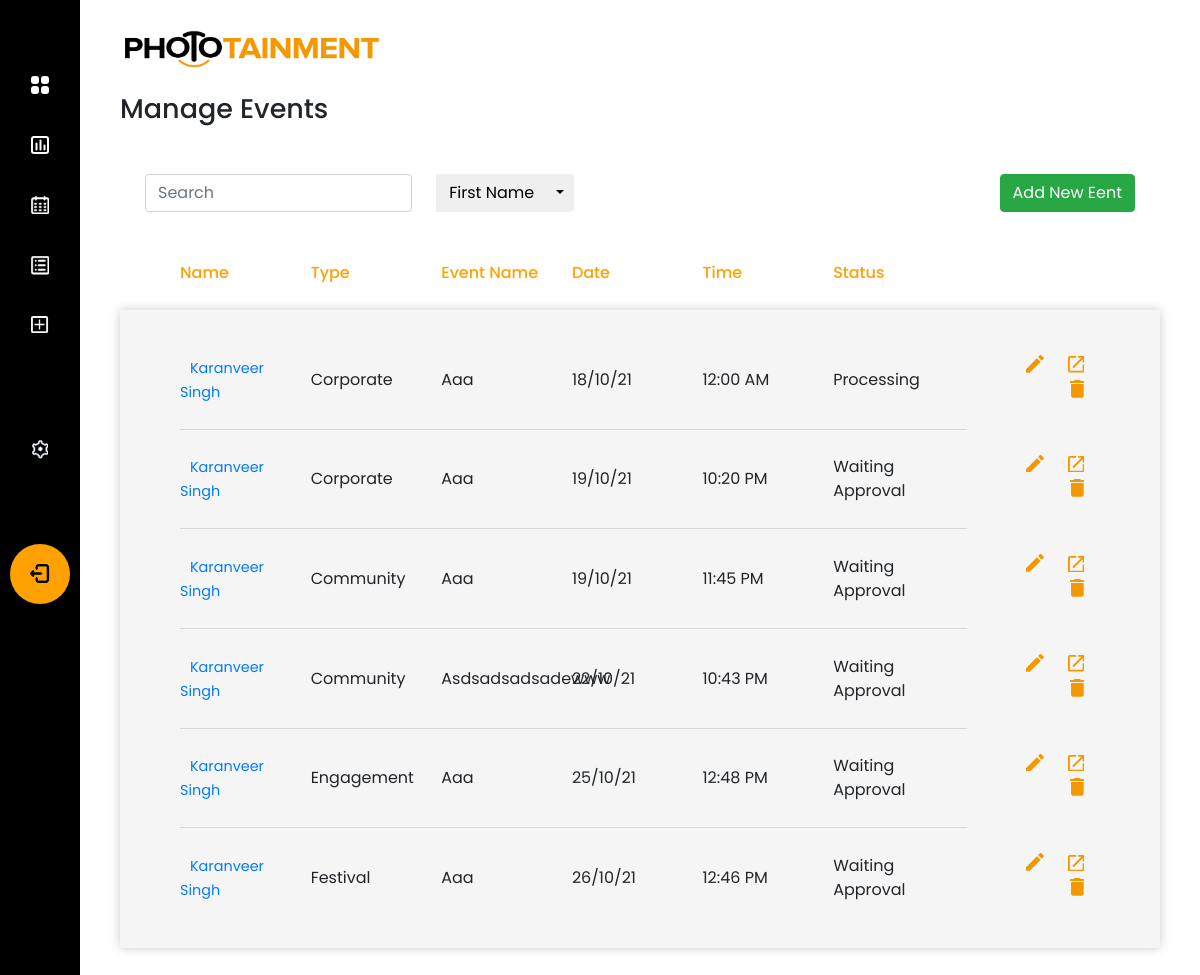
Page /phototainment/search (signed in) on the committed database.
### app/models.py (models this page shows)
class Event(db.Model):
    __tablename__ = "event_booking"
    booking_id = db.Column(db.Integer, primary_key=True)
    event_name = db.Column(db.String(50), nullable=True)
    lead_date = db.Column(db.DateTime, nullable=False)
    event_date = db.Column(db.DateTime, nullable=False)
    duration = db.Column(db.Text, nullable=False)
    start_time = db.Column(db.Time, nullable=False)
    additional_information = db.Column(db.String(200), nullable=True)
    comment = relationship("Comment", back_populates="booking")
    phone_id = db.Column(db.Integer, db.ForeignKey("phone_details.phone_id"), nullable=True)
    contacts = relationship("AdditionalContact", back_populates="booking")
    referee_id = db.Column(db.Integer, db.ForeignKey("referred_by.referee_id"), nullable=True)
    referred_by = relationship("ReferralContact", back_populates="booking")
    venue_id = db.Column(db.Integer, db.ForeignKey("event_venue.venue_id"), nullable=True)
    venue = relationship("EventVenue", back_populates="booking")
    user_id = db.Column(db.Integer, db.ForeignKey("user.id"), nullable=False)
    user = relationship("User", back_populates="events")
    type_id = db.Column(db.Integer, db.ForeignKey("event_type.type_id"), nullable=False)
    type = relationship("EventType", back_populates="events")
    status_id = db.Column(db.Integer, db.ForeignKey("event_status.status_id"), nullable=False)
    status = relationship("EventStatus", back_populates="events")
    client_id = db.Column(db.Integer, db.ForeignKey("client.client_id"), nullable=False)
    client = relationship("Client", back_populates="events")

class Client(db.Model):
    __tablename__ = "client"
    client_id = db.Column(db.Integer, primary_key=True)
    client_first_name = db.Column(db.String(50), nullable=False)
    client_last_name = db.Column(db.String(50), nullable=False)
    client_email = db.Column(db.String(50), nullable=False)
    company_name = db.Column(db.String(50), nullable=False)
    primary_contact = db.Column(db.String(10), nullable=False)
    events = relationship("Event", back_populates="client")

class EventType(db.Model):
    __tablename__ = "event_type"
    type_id = db.Column(db.Integer, primary_key=True)
    event_type = db.Column(db.String(50), unique=True, nullable=False)
    events = relationship("Event", back_populates="type")

class EventStatus(db.Model):
    __tablename__ = "event_status"
    status_id = db.Column(db.Integer, primary_key=True)
    status = db.Column(db.String(50), unique=True, nullable=False)
    events = relationship("Event", back_populates="status")

### app/phototainment/views.py (the view, shortened to what this page needs)
@custom_bp.route('/search', methods=["GET", "POST"])
@login_required
@employee
def search_event():
    form = SearchForm()
    search_for = form.search.data
    events = db.session.query(Event, Client.client_first_name, Client.client_last_name, Client.client_email,
                              Client.primary_contact, ).select_from(Event, Client).join(Client).order_by('event_date')
    if form.search.data != "":
        if events:
            if form.sort_register_date.data:
                events = events.order_by("register_date")
            elif form.sort_start_date.data:
                events = events.order_by("event_date")
    return render_template('search-event.html', form=form, filtered_events=events)

### app/forms.py
class SearchForm(FlaskForm):
    search = StringField("Search*", render_kw={"placeholder": "Search"})
    search_fname = SubmitField("First Name")
    search_lname = SubmitField("Last Name")
    search_email = SubmitField("Email Address")
    search_contact = SubmitField("Contact Number")
    search_evname = SubmitField("Event Name")
    search_evtype = SubmitField("Event Type")
    search_staff = SubmitField("Staff Name")
    sort_start_date = SubmitField("Start Date")
    sort_register_date = SubmitField("Register Date")
    sort_end_date = SubmitField("End Date")

### app/models.py (called while the page is built)
@login_manager.user_loader
def load_user(user_id):
    return User.query.get(int(user_id))

### app/privilege.py (called while the page is built)
def employee(f):
    @wraps(f)
    def decorator_function(*args, **kwargs):
        if current_user.role_id == 2 or current_user.role_id == 1:
            return f(*args, **kwargs)
        else:
            return abort(403)
    return decorator_function

### app/phototainment/templates/search-event.html (shortened to what this page needs)
{% extends 'base.html' %}
{% block page_head %}Manage Events{% endblock %}
{% block navbar %}{% include 'sidebar.html' %}{% endblock %}
{% block content %}
<div class="row m-0 pb-4">
    <div class="text-center search-outer">
        <div class="form-group required">
            <form action="" method="POST" role="search" class="search-form">
                {{ form.search(class="form-control search-field",id="search",type="text") }}
                <div class="btn-group ml-4">
                    {{ form.search_fname(class="btn search-btn") }}
                    <button type="button" class="btn dropdown-toggle search-dropdown-toggle dropdown-toggle-split"
                            data-toggle="dropdown" aria-haspopup="true" aria-expanded="false">
                    </button>
                </div>
            </form>
            <a href="{{ url_for('phototainment.add_event') }}" class="add-btn btn btn-success ml-4">Add New Eent</a>
        </div>
    </div>
</div>
{% include 'events-table.html' %}
{% endblock %}

### app/phototainment/templates/events-table.html (shortened to what this page needs)
<div class="row m-0">
        <ul class="table-main">
            <li class="table-head">
                <ul class="table-row">
                    <li class="table-item">Name</li>
                    <li class="table-item">Type</li>
                    <li class="table-item">Event Name</li>
                    <li class="table-item">Date</li>
                    <li class="table-item">Time</li>
                    <li class="table-item">Status</li>
                    <li></li>
                </ul>
            </li>
            <li class="table-body">
                {% for event in filtered_events %}
                <ul class="table-row">
                    <li class="table-item">
                        <a class="open-btn" href="{{url_for('phototainment.view_booking', booking_id = event[0].booking_id)}}">
                            {{event.client_first_name.title()}} {{event.client_last_name.title()}}
                        </a>
                    </li>
                    <li class="table-item">{{event[0].type.event_type.title()}}</li>
                    <li class="table-item">{{event[0].event_name.title()}}</li>
                    <li class="table-item">{{event[0].event_date.strftime("%d/%m/%y")|safe}}</li>
                    <li class="table-item">{{event[0].event_date.strftime("%I:%M %p")|safe}}</li>
                    <li class="table-item">{{event[0].status.status.title()}}</li>
                    <li class="table-item manage-table-data">
                        <a class="edit-btn"
                           href="{{ url_for('phototainment.edit_event', booking_id=event[0].booking_id) }}">
                        </a>
                        <a class="open-btn" target="_blank" href="{{url_for('phototainment.view_booking', booking_id = event[0].booking_id)}}">
                        </a>
                        {% if current_user.role.role_id == 1 %}
                        <button class="delete-btn"
                                onclick="deleteEvent('{{ url_for('phototainment.delete_event', booking_id=event[0].booking_id) }}')">
                        </button>
                        {% endif %}
                    </li>
                </ul>
                {% endfor %}
            </li>
        </ul>
    </div>

### app/static/css/style.css (style rules this page uses)
body { font-family: 'Poppins', sans-serif; background: #343434; }
button { cursor: pointer }
ul ul a { font-size: 0.9em !important; padding-left: 30px !important; background: rgb(255, 127, 0, 0.7); box-shadow: 0px 0px 14px rgb(52 52 52 / 20%) inset; }
.table-main, .table-row { width: 100%; margin: 0; padding: 0; list-style: none; float: left; }
.table-row { align-items: center; position: relative; display: flex; }
.table-row::before { width: 85.5%; content: ''; height: 1px; background: #d7d7d7; bottom: 0; position: absolute; }
.table-row:last-child::before { display: none; }
.table-head { width: 100%; float: left; padding: 0 60px; }
.table-body { width: 100%; float: left; background: #F5F5F5; box-shadow: 0 0 10px rgb(0 0 0 / 20%); padding: 20px 60px; }
.table-item { float: left; padding: 25px 0; width: 14.2%; }
.table-row li:last-child { border: none; padding: 25px 0 25px 2%; }
.table-head .table-row { display: initial; font-weight: 500; }
.table-head .table-item { color: #FFA101; text-align: left; }
.delete-btn, .edit-btn, .open-btn { background: none; border: none; box-shadow: none; padding: 0 10px !important; margin: 0; }
.manage-table-data { text-align: right; }
.search-outer { padding: 0 25px; width: 100%; float: left; }
.search-field { width: 45%; float: left; }
.btn-group { width: 20%; float: left; }
.search-btn { width: 100%; float: left; border-radius: 0; }
.search-form { width: 60%; float: left; }
.add-btn { float: right; }

### rows in the picture
Event: client_first_name "Karanveer", client_last_name "Singh", event_type "Corporate", event_name "Aaa", event_date "18/10/21", event_date "12:00 AM", status "Processing"
Event: client_first_name "Karanveer", client_last_name "Singh", event_type "Corporate", event_name "Aaa", event_date "19/10/21", event_date "10:20 PM", status "Waiting Approval"
Event: client_first_name "Karanveer", client_last_name "Singh", event_type "Community", event_name "Aaa", event_date "19/10/21", event_date "11:45 PM", status "Waiting Approval"
Event: client_first_name "Karanveer", client_last_name "Singh", event_type "Community", event_name "Asdsadsadsadewww", event_date "22/10/21", event_date "10:43 PM", status "Waiting Approval"
Event: client_first_name "Karanveer", client_last_name "Singh", event_type "Engagement", event_name "Aaa", event_date "25/10/21", event_date "12:48 PM", status "Waiting Approval"
Event: client_first_name "Karanveer", client_last_name "Singh", event_type "Festival", event_name "Aaa", event_date "26/10/21", event_date "12:46 PM", status "Waiting Approval"
